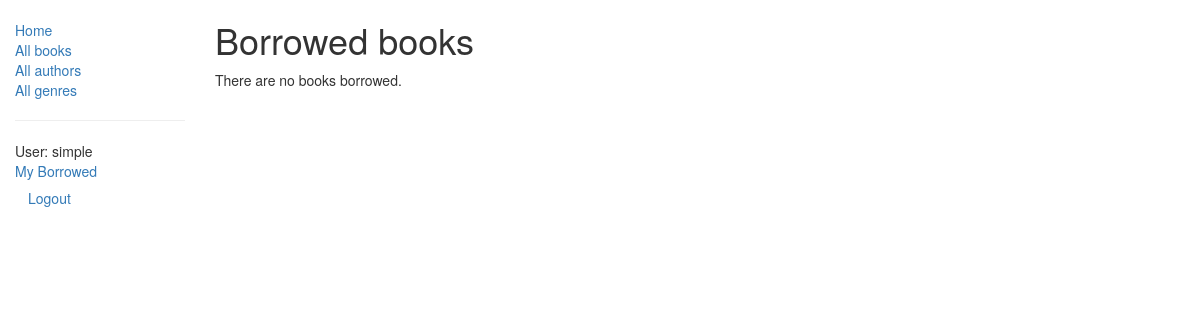
Before: /catalog/mybooks/ (signed in) with the older database file.
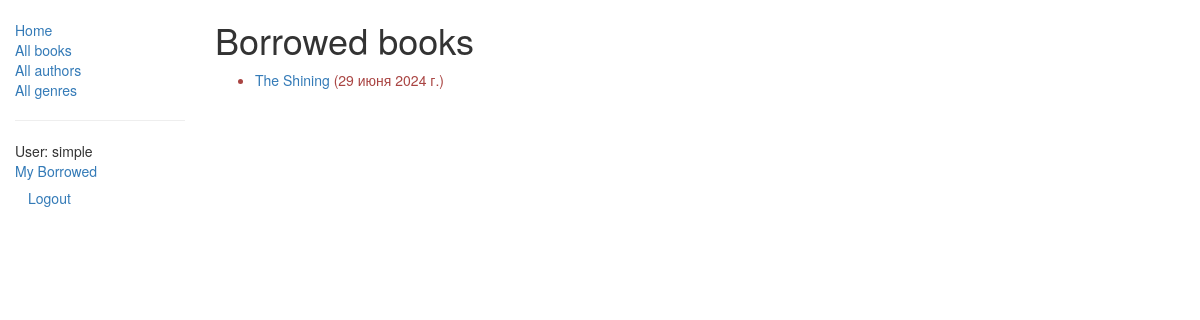
After: the same page with the newer database file.
### catalog/models.py (models this page shows, shortened)
class BookInstance(models.Model):
    id = models.UUIDField(primary_key=True, default=uuid.uuid4, help_text="Unique ID for this particular book across whole library")
    book = models.ForeignKey('Book', on_delete=models.SET_NULL, null=True)
    imprint = models.CharField(max_length=200)
    due_back = models.DateField(null=True, blank=True)
    borrower = models.ForeignKey(User, on_delete=models.SET_NULL, null=True, blank=True)
    @property
    def is_overdue(self):
        if self.due_back and date.today() > self.due_back:
            return True
        return False
    LOAN_STATUS = (
        ('m', 'Maintenance'),
        ('o', 'On loan'),
        ('a', 'Available'),
        ('r', 'Reserved'),
    )
    status = models.CharField(max_length=1, choices=LOAN_STATUS, blank=True, default='m', help_text='Book availability')
    class Meta:
        ordering = ["due_back"]
        permissions = (("can_mark_returned", "Set book as returned"),)

class Book(models.Model):
    title = models.CharField(max_length=200)
    author = models.ForeignKey('Author', on_delete=models.SET_NULL, null=True)
    summary = models.TextField(max_length=1000, help_text="Enter a brief description of the book")
    language = models.TextField(null=True, blank=True)
    isbn = models.CharField('ISBN',max_length=13, help_text='13 Character <a href="https://www.isbn-international.org/content/what-isbn">ISBN number</a>')
    genre = models.ManyToManyField(Genre, help_text="Select a genre for this book")
    def display_genre(self):
        """
        Creates a string for the Genre. This is required to display genre in Admin.
        """
        return ', '.join([ genre.name for genre in self.genre.all()[:3] ])
    display_genre.short_description = 'Genre'

### catalog/views.py (the view)
class LoanedBooksByUserListView(LoginRequiredMixin,generic.ListView):
    model = BookInstance
    template_name = 'catalog/bookinstance_list_borrowed_user.html'
    paginate_by = 10
    def get_queryset(self):
        return (
            BookInstance.objects.filter(borrower=self.request.user)
            .filter(status__exact='o')
            .order_by('due_back')
        )

### catalog/templates/catalog/bookinstance_list_borrowed_user.html
{% extends "base_generic.html" %}
{% block content %}
    <h1>Borrowed books</h1>
    {% if bookinstance_list %}
    <ul>
      {% for bookinst in bookinstance_list %}
      <li class="{% if bookinst.is_overdue %}text-danger{% endif %}">
        <a href="{% url 'book-detail' bookinst.book.pk %}">{{ bookinst.book.title }}</a> ({{ bookinst.due_back }})
      </li>
      {% endfor %}
    </ul>
    {% else %}
      <p>There are no books borrowed.</p>
    {% endif %}
{% endblock %}

### catalog/templates/base_generic.html (shortened to what this page needs)
<!doctype html>
<html lang="en">
  <head>
    <link
      rel="stylesheet"
      href="https://maxcdn.bootstrapcdn.com/bootstrap/3.3.7/css/bootstrap.min.css" />
    {% load static %}
    <link rel="stylesheet" href="{% static 'css/styles.css' %}" />
  </head>
  <body>
    <div class="container-fluid">
      <div class="row">
        <div class="col-sm-2">
          {% block sidebar %}
            <ul class="sidebar-nav">
              <li><a href="{% url 'index' %}">Home</a></li>
              <li><a href="{% url 'books' %}">All books</a></li>
              <li><a href="{% url 'authors' %}">All authors</a></li>
              <li><a href="{% url 'genres' %}">All genres</a></li>
              <hr>
    {% if user.is_authenticated %}
     <li>User: {{ user.get_username }}</li>
     <li><a href="{% url 'my-borrowed' %}">My Borrowed</a></li>
     <li>
       <form id="logout-form" method="post" action="{% url 'logout' %}">
         <button type="submit" class="btn btn-link">Logout</button>
       </form>
     </li>
   {% else %}
     <li><a href="{% url 'login' %}?next={{ request.path }}">Login</a></li>
   {% endif %}
            </ul>
          {% endblock %}
        </div>
        <div class="col-sm-10 ">{% block content %}{% endblock %}
        </div>
      </div>
    </div>
  </body>
</html>

### catalog/static/css/styles.css (style rules this page uses)
.sidebar-nav { margin-top: 20px; padding: 0; list-style: none; }

Changed rows visible on the page:
now on this page (row edited): BookInstance: book "The Shining", due_back "29 июня 2024 г."
Other visible differences:
text no longer shown: "There are no books borrowed."
